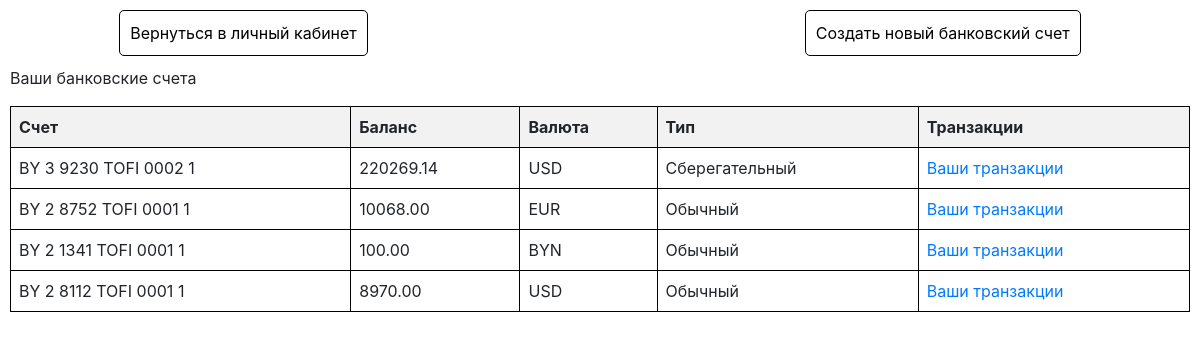
Screenshot of /bank-account/my-bank-account/ (signed in) with the database file from the repository.
### bank_account/models.py (models this page shows, shortened)
class BankAccount(models.Model):
    name = models.CharField(max_length=255, primary_key=True)
    user = models.ForeignKey(User, on_delete=models.CASCADE)
    balance = models.DecimalField(
        default=0,
        max_digits=12,
        decimal_places=2
    )
    currency = models.ForeignKey(Currency, on_delete=models.CASCADE)
    account_type = models.ForeignKey(BankAccountType, on_delete=models.CASCADE)

class Currency(models.Model):
    name = models.CharField(max_length=255, primary_key=True)
    description = models.CharField(max_length=255)
    def __str__(self):
        return self.name

class BankAccountType(models.Model):
    type = models.CharField(max_length=255, primary_key=True)
    description = models.CharField(max_length=255)
    def __str__(self):
        return self.type

### bank_account/views.py (the view)
# urls.py: path('my-bank-account/', MyBankAccountView.as_view(), name='my-bank-account'),
class MyBankAccountView(View):
    def get(self, request, *args, **kwargs):
        bank_accounts = BankAccount.objects.filter(user=request.user)
        context = {
            'bank_accounts': bank_accounts,
        }
        return render(request, 'bank_account/my_bank_account.html', context)

### bank_account/templates/bank_account/my_bank_account.html (shortened to what this page needs)
<!DOCTYPE html>
<html lang="en">
<head>
    <link href="https://maxcdn.bootstrapcdn.com/bootstrap/4.0.0/css/bootstrap.min.css" rel="stylesheet">
</head>
<body>
<header>
    <a href="{% url 'bank-account' %}">Вернуться в личный кабинет</a>
    <br>
    <a href="{% url 'make-bank-account' %}">Создать новый банковский счет</a>
</header>
<div style="margin: 10px">
    <p>Ваши банковские счета</p>
    <table>
        <tr>
            <th>Счет</th>
            <th>Баланс</th>
            <th>Валюта</th>
            <th>Тип</th>
            <th>Транзакции</th>
        </tr>
        {% for bank_account in bank_accounts %}
            <tr>
                <td>{{ bank_account.name }}</td>
                <td>{{ bank_account.balance }}</td>
                <td>{{ bank_account.currency }}</td>
                <td>{{ bank_account.account_type }}</td>
                <td><a href="{% url 'bank-account-transaction' number=bank_account.name %}">Ваши транзакции</a></td>
            </tr>
        {% endfor %}
    </table>
    <br>
</div>
</body>
</html>

### bank_account/templates/bank_account/my_bank_account.html (style rules this page uses)
table { border-collapse: collapse; width: 100%; }
th, td { border: 1px solid black; padding: 8px; text-align: left; }
th { background-color: #f2f2f2; }
header { display: flex; justify-content: space-around; margin: 10px; }
header a { text-decoration: none; color: #000; padding: 10px; border: 1px solid #000; border-radius: 5px; }

### rows the page displays
BankAccount: name "BY 3 9230 TOFI 0002 1", balance "220269.14", currency "USD", account_type "Сберегательный"
BankAccount: name "BY 2 8752 TOFI 0001 1", balance "10068.00", currency "EUR", account_type "Обычный"
BankAccount: name "BY 2 1341 TOFI 0001 1", balance "100.00", currency "BYN", account_type "Обычный"
BankAccount: name "BY 2 8112 TOFI 0001 1", balance "8970.00", currency "USD", account_type "Обычный"
